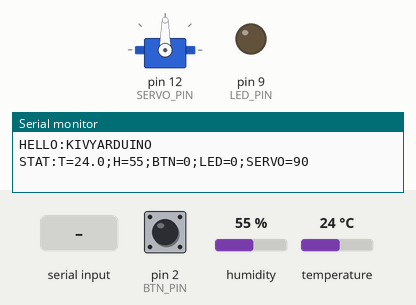
Simulated run of this sketch. Board: Arduino Uno, built with avr-gcc and run on an emulated ATmega328P. On the bench: servo, output pins drawn as LEDs (lit = HIGH), the last lines printed to the serial monitor. The inputs (shaded band) are chosen by the test bench; at power-on: pin 2 (BTN_PIN) HIGH, humidity 55 %, temperature 24 °C.

Above: at 1.4 s.
1.5 s: pin 2 (BTN_PIN) pulled LOW for 0.15 s
At 2.3 s:
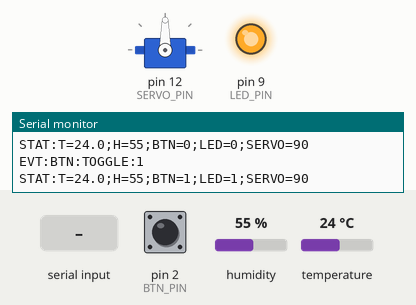
3.1 s: "SERVO 1\n" received over Serial
At 4.1 s:
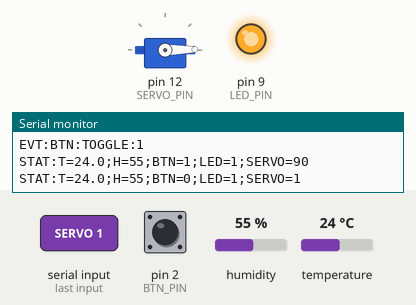
4.6 s: "SERVO 150\n" received over Serial
At 5.6 s:
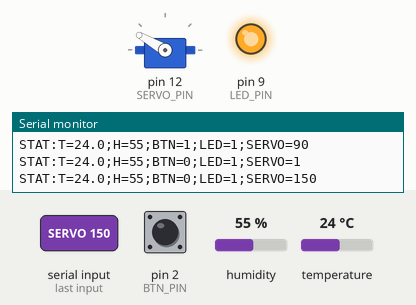
6.1 s: pin 2 (BTN_PIN) pulled LOW for 1 s
At 6.7 s:
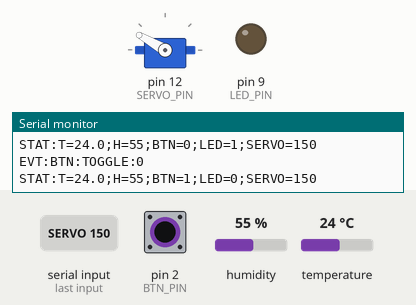
8.6 s: "SERVO\n" received over Serial
At 9.4 s:
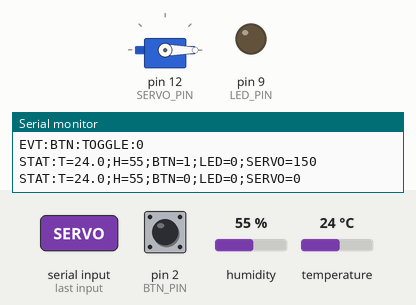
10.1 s: "SERVO 45\n" received over Serial
At 10.9 s:
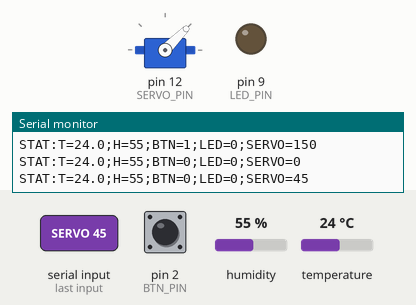
Timing chart, 0 to 12.6 s (numbered marks = the images above; inputs shaded):
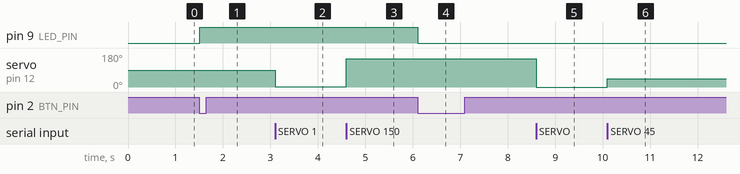

The sketch:

cap18_kivy_arduino.ino
```cpp
#include <DHT.h>
#include <Servo.h>

#define DHTPIN 7
#define DHTTYPE DHT11
#define SERVO_PIN 12
#define LED_PIN 9
#define BTN_PIN 2

DHT dht(DHTPIN, DHTTYPE);
Servo myservo;

volatile bool btnPressed = false;
bool btnLast = HIGH;      // pull-up interno
bool ledState = LOW;      // LED logico (0/1)
int  servoDeg = 90;

unsigned long lastTelem = 0;

void setup() {
  Serial.begin(115200);
  dht.begin();
  pinMode(LED_PIN, OUTPUT);
  pinMode(BTN_PIN, INPUT_PULLUP);
  myservo.attach(SERVO_PIN);
  myservo.write(servoDeg);
  digitalWrite(LED_PIN, ledState ? HIGH : LOW);

  delay(200);
  Serial.println(F("HELLO:KIVYARDUINO"));
  sendStat(); // prima stat all’avvio
}

void loop() {
  // --- Debounce pulsante ---
  bool b = digitalRead(BTN_PIN);
  if (b != btnLast) {
    delay(10);
    b = digitalRead(BTN_PIN);
    if (b != btnLast) {
      btnLast = b;
      if (b == LOW) { // pressione
        // Trattiamo il "momentary" come toggle logico
        ledState = !ledState;
        digitalWrite(LED_PIN, ledState ? HIGH : LOW);
        Serial.print(F("EVT:BTN:TOGGLE:"));
        Serial.println(ledState ? 1 : 0);
        sendStat(); // aggiorna subito
      }
    }
  }

  // --- Telemetria periodica ---
  if (millis() - lastTelem > 12000) {
    lastTelem = millis();
    sendStat();
  }

  // --- Comandi seriali ---
  if (Serial.available()) {
    String line = Serial.readStringUntil('\n');
    line.trim();
    if (line.length() == 0) return;

    if (line.startsWith("LED")) {
      int v = parseIntAfterSpace(line);
      ledState = (v != 0);
      digitalWrite(LED_PIN, ledState ? HIGH : LOW);
      sendStat();
    } else if (line.startsWith("SERVO")) {
      int v = parseIntAfterSpace(line);
      v = constrain(v, 0, 180);
      servoDeg = v;
      myservo.write(servoDeg);
      sendStat();
    } else if (line == "ASK") {
      sendStat();
    } else {
      // Unknown -> ignore
    }
  }
}

int parseIntAfterSpace(const String &s) {
  int idx = s.indexOf(' ');
  if (idx < 0) return 0;
  return s.substring(idx + 1).toInt();
}

void sendStat() {
  float t = dht.readTemperature();   // °C
  float h = dht.readHumidity();      // %
  // In caso di letture NaN, inviamo -100 per segnalare errore (gestito lato Kivy)
  if (isnan(t)) t = -100.0;
  if (isnan(h)) h = -1.0;

  Serial.print(F("STAT:T=")); Serial.print(t, 1);
  Serial.print(F(";H=")); Serial.print(h, 0);
  Serial.print(F(";BTN=")); Serial.print((btnLast == LOW) ? 1 : 0); // stato fisico (premuto = 1 finché giù)
  Serial.print(F(";LED=")); Serial.print(ledState ? 1 : 0);
  Serial.print(F(";SERVO=")); Serial.print(servoDeg);
  Serial.println();
}
```

Measured:
- after the input at 1.5 s, pin 9 (LED_PIN): LOW → HIGH at once
- after the input at 3.1 s, servo on pin 12 (SERVO_PIN): 90° → 1° at once
- after the input at 4.6 s, servo on pin 12 (SERVO_PIN): 1° → 150° at once
- after the input at 6.1 s, pin 9 (LED_PIN): HIGH → LOW at once
- after the input at 8.6 s, servo on pin 12 (SERVO_PIN): 150° → 0° at once
- after the input at 10.1 s, servo on pin 12 (SERVO_PIN): 0° → 45° at once
